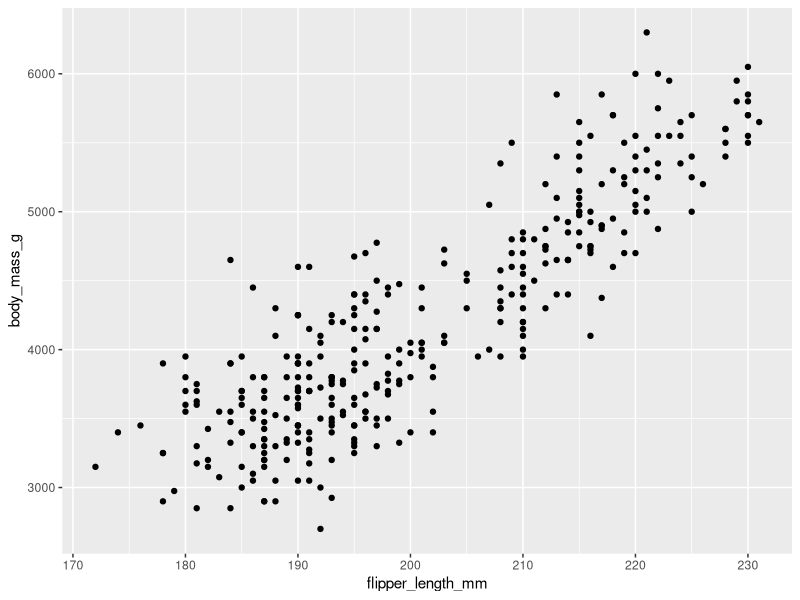
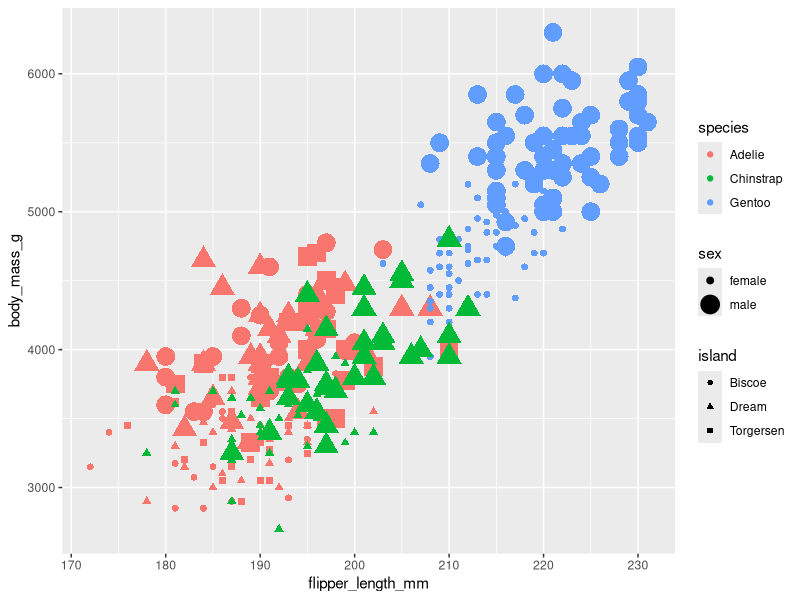
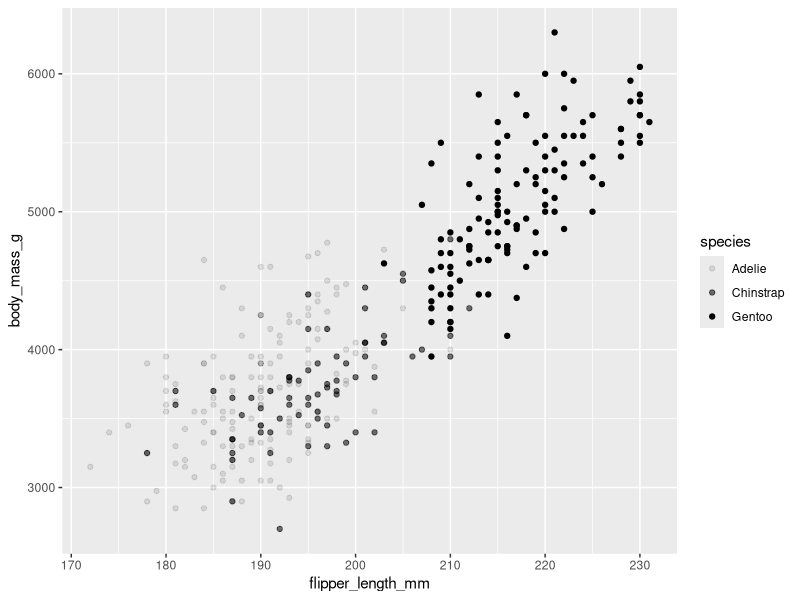
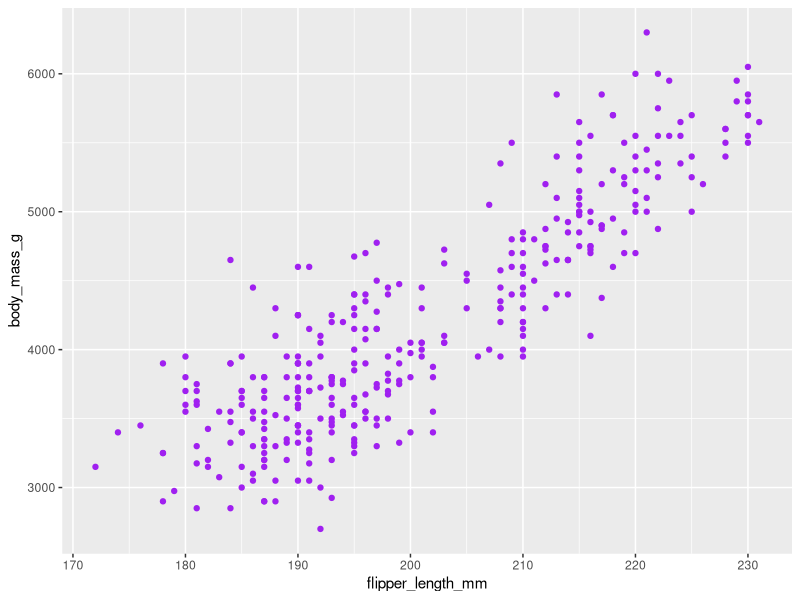
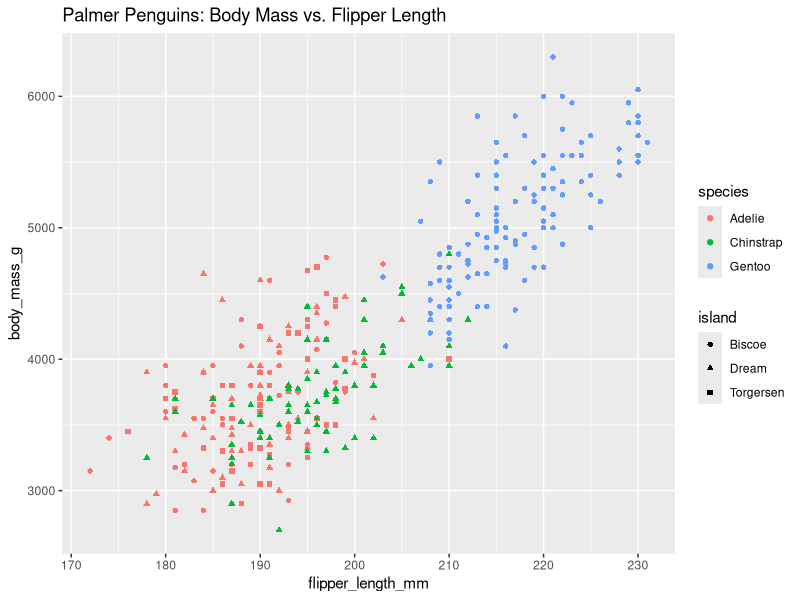
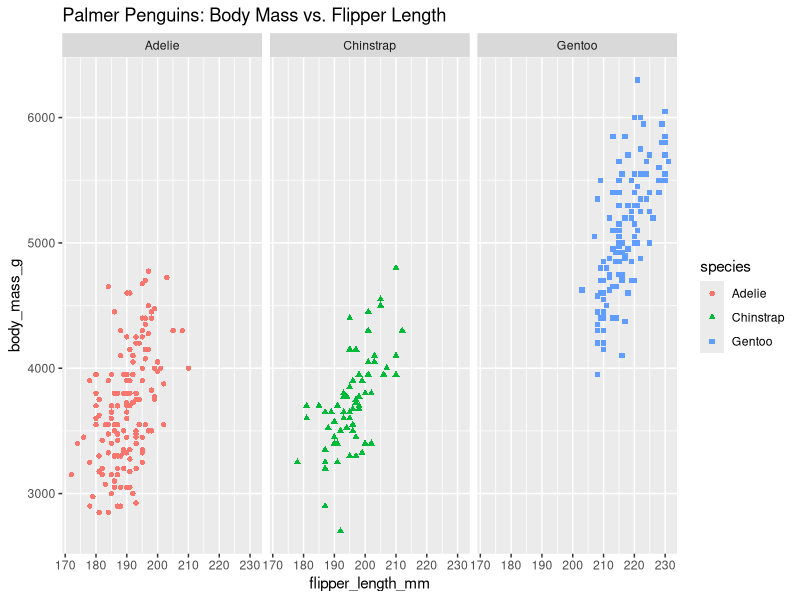
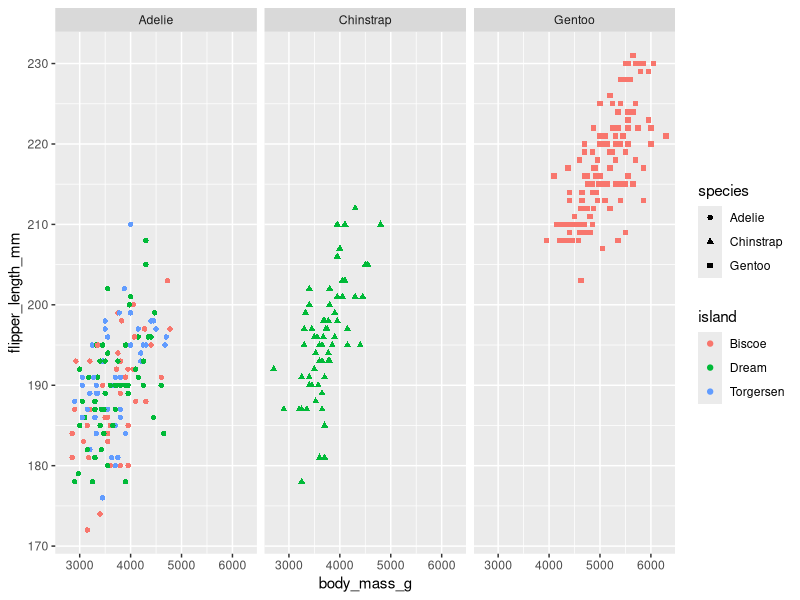

These charts were generated, in order, by the following R code:
## ---- chunk 1
knitr::opts_chunk$set(echo = TRUE)
options(repos = list(CRAN="http://cran.rstudio.com/"))
## ---- chunk 2
install.packages("ggplot2")
install.packages("palmerpenguins")
## ---- chunk 3
library("ggplot2")
library("palmerpenguins")
## ---- chunk 4
data("penguins")
View(penguins)
## ---- chunk 5
ggplot(data = penguins) + geom_point(mapping = aes(x = flipper_length_mm, y = body_mass_g))
## ---- chunk 6
#para evitar errores con NA primero creamos un dataset con ellos, así podremos asignar size al sexo de los pingüinos sin error.
complete_penguins <- penguins[complete.cases(penguins), ]
ggplot(data = complete_penguins) + geom_point(mapping = aes(x = flipper_length_mm, y = body_mass_g, color = species, shape = island, size = sex))
## ---- chunk 7
ggplot(data = penguins) + geom_point(mapping = aes(x = flipper_length_mm, y = body_mass_g, alpha = species))
## ---- chunk 8
ggplot(data = penguins) + geom_point(mapping = aes(x = flipper_length_mm, y = body_mass_g), color = "purple")
## ---- chunk 9
ggplot(data=penguins, aes(x=flipper_length_mm,y=body_mass_g)) + 
  geom_point(aes(color=species, shape=island)) + 
  labs(title='Palmer Penguins: Body Mass vs. Flipper Length')
## ---- chunk 10
ggplot(data=penguins, aes(x=flipper_length_mm,y=body_mass_g)) + 
  geom_point(aes(color=species, shape=species)) + facet_wrap(~species) + 
  labs(title='Palmer Penguins: Body Mass vs. Flipper Length')
## ---- chunk 11
ggplot(data=penguins,aes(x=body_mass_g, y=flipper_length_mm)) + 
  geom_point(aes(color=island,shape=species))+facet_wrap(~species) 
